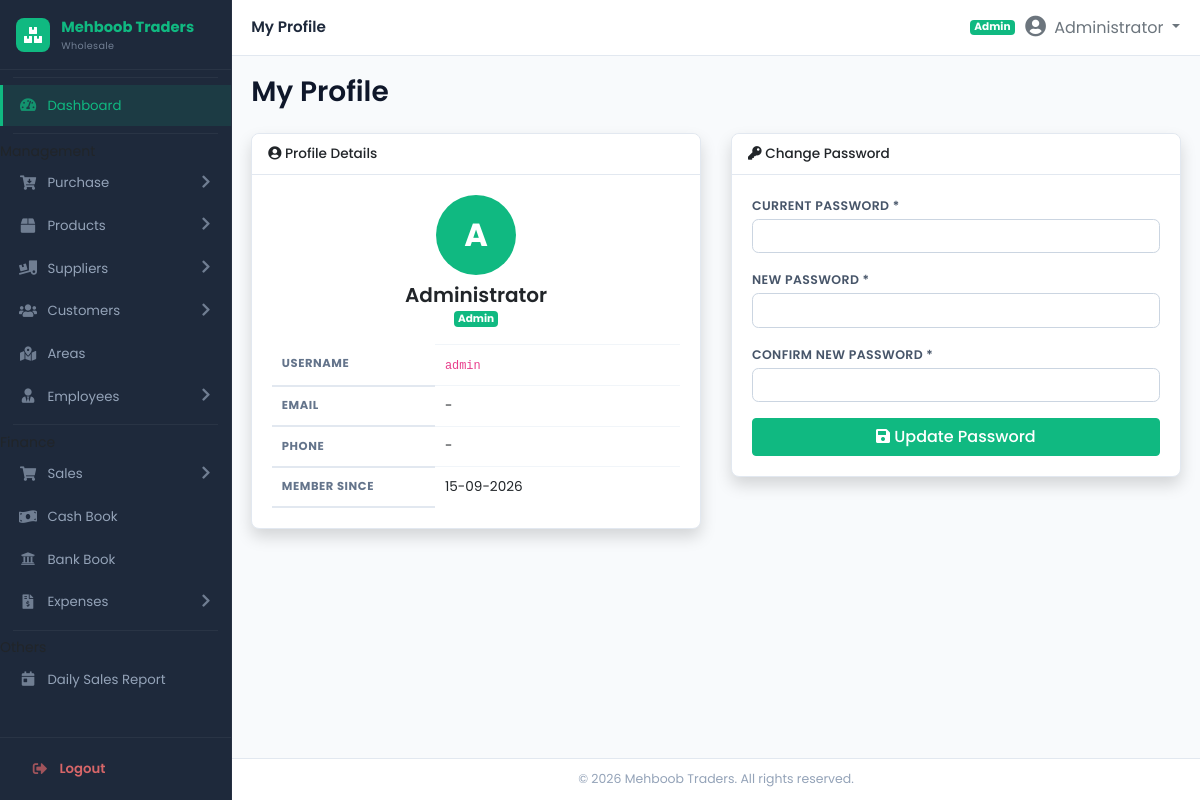
The app's page /modules/profile/index.php (signed in) with its own data.
### tables this page shows
CREATE TABLE users (
    id            INT AUTO_INCREMENT PRIMARY KEY,
    username      VARCHAR(50) NOT NULL UNIQUE,
    password      VARCHAR(255) NOT NULL,
    full_name     VARCHAR(100) NOT NULL,
    email         VARCHAR(100),
    phone         VARCHAR(20),
    role          ENUM('admin','manager','cashier','salesperson','accountant','salesman','order_booker','loader') DEFAULT 'cashier',
    branch_id     INT DEFAULT NULL,
    status        TINYINT(1) DEFAULT 1,
    created_at    DATE NOT NULL,
    updated_at    DATE DEFAULT NULL,
    FOREIGN KEY (branch_id) REFERENCES branches(id) ON DELETE SET NULL
);

### includes/functions.php (called while the page is built, shortened)
<?php
require_once __DIR__ . '/../config/db.php';
function getById($table, $id) {
    global $pdo;
    $stmt = $pdo->prepare("SELECT * FROM $table WHERE id = ?");
    $stmt->execute([$id]);
    return $stmt->fetch();
}
function formatDate($date) {
    return $date ? date('d-m-Y', strtotime($date)) : '-';
}
function roleLabel($role) {
    $labels = [
        'admin' => 'Admin',
        'manager' => 'Manager',
        'cashier' => 'Cashier',
        'salesperson' => 'Salesperson',
        'accountant' => 'Accountant',
        'salesman' => 'Salesman',
        'order_booker' => 'Order Booker',
        'loader' => 'Loader',
    ];
    return $labels[$role] ?? ucfirst(str_replace('_', ' ', $role));
}
function isAdmin() { global $user_role; return $user_role === 'admin'; }

### includes/auth.php (called while the page is built, shortened)
<?php
$user_role = $_SESSION['user_role'] ?? '';

### modules/profile/index.php (the view, shortened to what this page needs)
<?php
require_once dirname(__DIR__, 2) . '/includes/functions.php';
require_once dirname(__DIR__, 2) . '/includes/auth.php';
$user = getById('users', $_SESSION['user_id']);
require_once dirname(__DIR__, 2) . '/includes/header.php';
?>
<div class="row">
  <div class="col-lg-6">
    <div class="card shadow">
      <div class="card-header"><h6><i class="fas fa-user-circle"></i> Profile Details</h6></div>
      <div class="card-body">
        <div class="text-center mb-3">
          <div style="width:80px;height:80px;border-radius:50%;background:var(--primary);color:#fff;display:inline-flex;align-items:center;justify-content:center;font-size:2rem;font-weight:700;">
            <?= strtoupper(substr($user['full_name'], 0, 1)) ?>
          </div>
          <h5 class="mt-2 mb-0 font-weight-bold"><?= htmlspecialchars($user['full_name']) ?></h5>
          <span class="badge <?= isAdmin() ? 'badge-success' : 'badge-info' ?>"><?= roleLabel($user['role']) ?></span>
        </div>
        <table class="table table-sm">
          <tr><th style="width:40%;">Username</th><td><code><?= htmlspecialchars($user['username']) ?></code></td></tr>
          <tr><th>Email</th><td><?= htmlspecialchars($user['email'] ?? '-') ?></td></tr>
          <tr><th>Phone</th><td><?= htmlspecialchars($user['phone'] ?? '-') ?></td></tr>
          <tr><th>Member Since</th><td><?= formatDate($user['created_at']) ?></td></tr>
        </table>
      </div>
    </div>
  </div>
  <div class="col-lg-6">
    <div class="card shadow">
      <div class="card-header"><h6><i class="fas fa-key"></i> Change Password</h6></div>
      <div class="card-body">
        <form method="post">
          <div class="form-group">
            <label class="form-label">Current Password *</label>
            <input type="password" name="current_password" class="form-control" required>
          </div>
          <div class="form-group">
            <label class="form-label">New Password *</label>
            <input type="password" name="new_password" class="form-control" required minlength="4">
          </div>
          <div class="form-group">
            <label class="form-label">Confirm New Password *</label>
            <input type="password" name="confirm_password" class="form-control" required minlength="4">
          </div>
          <button type="submit" class="btn btn-primary btn-block"><i class="fas fa-save"></i> Update Password</button>
        </form>
      </div>
    </div>
  </div>
</div>
<?php require_once dirname(__DIR__, 2) . '/includes/footer.php'; ?>

### assets/css/style.css (style rules this page uses)
:root { --sidebar-bg: #1e293b; --sidebar-hover: #334155; --sidebar-active: #10b981; --sidebar-active-bg: rgba(16, 185, 129, 0.12); --sidebar-text: #94a3b8; --sidebar-text-hover: #ffffff; --sidebar-width: 232px; --primary: #10b981; --primary-dark: #059669; --secondary: #6366f1; --success: #10b981; --info: #0ea5e9; --warning: #f59e0b; --danger: #ef4444; --body-bg: #f8fafc; --card-bg: #ffffff; --card-shadow: 0 1px 2px rgba(0,0,0,0.05), 0 1px 3px rgba(0,0,0,0.08); --topbar-height: 56px; --sidebar-radius: 10px; }
* { margin: 0; padding: 0; box-sizing: border-box; }
body { font-family: 'Poppins', 'Inter', 'Segoe UI', system-ui, -apple-system, sans-serif; background: var(--body-bg); overflow-x: hidden; font-size: 14px; }
.card { border: 1px solid #e2e8f0; box-shadow: var(--card-shadow); border-radius: 0.5rem; background: var(--card-bg); }
.card-header { background: #fff; border-bottom: 1px solid #e2e8f0; padding: 0.75rem 1rem; font-weight: 600; border-radius: 0.5rem 0.5rem 0 0 !important; }
.card-header h6 { font-size: 0.85rem; margin: 0; }
.btn-primary { background: var(--primary); border-color: var(--primary); color: #fff; font-weight: 500; }
.badge-success { background: var(--success); color: #fff; }
.table { margin-bottom: 0; }
.table th { font-size: 0.72rem; font-weight: 700; text-transform: uppercase; letter-spacing: 0.05em; color: #64748b; border-top: none; border-bottom: 2px solid #e2e8f0; white-space: nowrap; padding: 0.65rem 0.6rem; }
.table td { vertical-align: middle; font-size: 0.85rem; padding: 0.6rem 0.6rem; border-color: #f1f5f9; }
.table tbody tr { transition: background 0.15s; }
.form-label { font-weight: 600; font-size: 0.78rem; color: #475569; margin-bottom: 0.2rem; text-transform: uppercase; letter-spacing: 0.03em; }
.form-control, .form-select { border-radius: 0.4rem; border-color: #cbd5e1; font-size: 0.85rem; padding: 0.5rem 0.7rem; transition: border-color 0.2s, box-shadow 0.2s; }
.font-weight-bold { font-weight: 600 !important; }
.shadow { box-shadow: var(--card-shadow); }
.btn-block { display: block; width: 100%; }

### records on screen
users: full_name "A", full_name "Administrator", role "Admin", username "admin", email "-", phone "-", created_at "15-09-2026"

### other values on screen
$page_title "My Profile"
roleLabel($user_role) "Admin"
$_SESSION['user_name'] "Administrator"
